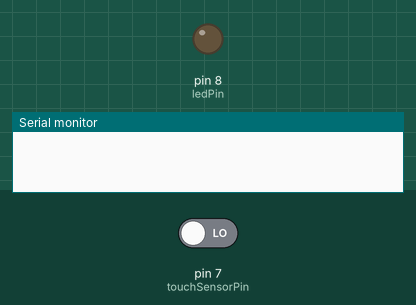
Recording of a sketch running on a simulated Arduino Uno, built with avr-gcc and run on an emulated ATmega328P. Parts: output pins drawn as LEDs (lit = HIGH), the last lines printed to the serial monitor. Inputs (shaded band) come from the test bench; at power-on: pin 7 (touchSensorPin) LOW.

Above: at 1.2 s.
1.3 s: pin 7 (touchSensorPin) driven HIGH
At 1.9 s:
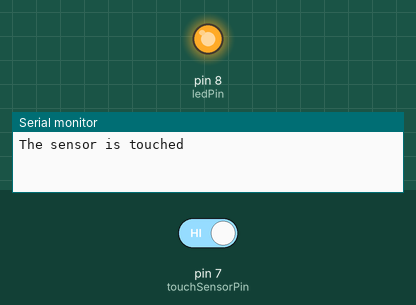
2.8 s: pin 7 (touchSensorPin) driven LOW
At 3.1 s:
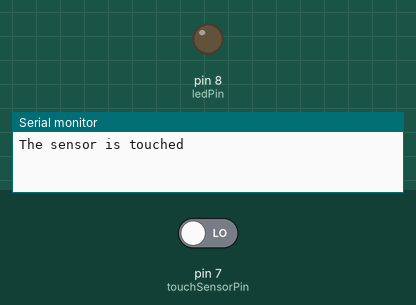
Timing chart, 0 to 5.8 s (numbered marks = the images above; inputs shaded):
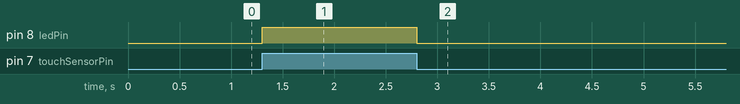

Measured:
- after the input at 1.3 s, pin 8 (ledPin): LOW → HIGH at once
- after the input at 2.8 s, pin 8 (ledPin): HIGH → LOW at once

The sketch:

sketch_jul26a.ino
```cpp
int ledPin = 8;
int touchSensorPin = 7;
int lastState = LOW;
int currentState;

void setup() {
  Serial.begin(9600);
  pinMode(touchSensorPin, INPUT);
  pinMode(ledPin, OUTPUT);
}

void loop() {
  currentState = digitalRead(touchSensorPin);

  if (lastState == LOW && currentState == HIGH) {
    Serial.println("The sensor is touched");
  }

  lastState = currentState;


  if (lastState == HIGH) {
    digitalWrite(ledPin, HIGH);
    delay(1500);
  } else {
    digitalWrite(ledPin, LOW);
  }
}
```
